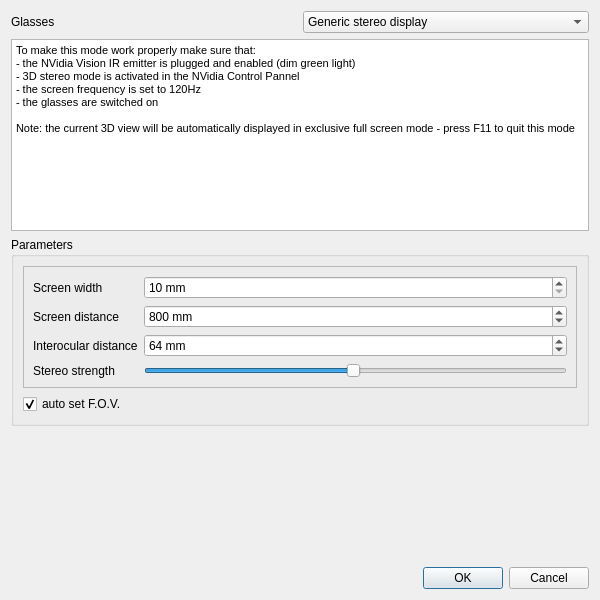
<?xml version="1.0" encoding="UTF-8"?>
<ui version="4.0">
 <class>StereoModeDialog</class>
 <widget class="QDialog" name="StereoModeDialog">
  <property name="geometry">
   <rect>
    <x>0</x>
    <y>0</y>
    <width>600</width>
    <height>600</height>
   </rect>
  </property>
  <property name="windowTitle">
   <string>Stereo mode</string>
  </property>
  <layout class="QVBoxLayout" name="verticalLayout_2">
   <item>
    <layout class="QHBoxLayout" name="horizontalLayout">
     <item>
      <widget class="QLabel" name="label">
       <property name="text">
        <string>Glasses</string>
       </property>
      </widget>
     </item>
     <item>
      <widget class="QComboBox" name="glassTypeComboBox">
       <property name="currentIndex">
        <number>6</number>
       </property>
       <item>
        <property name="text">
         <string>Red-Blue</string>
        </property>
        <property name="icon">
         <iconset resource="../../qCC/icones.qrc">
          <normaloff>:/CC/images/ccStereo.png</normaloff>:/CC/images/ccStereo.png</iconset>
        </property>
       </item>
       <item>
        <property name="text">
         <string>Blue-Red</string>
        </property>
        <property name="icon">
         <iconset resource="../../qCC/icones.qrc">
          <normaloff>:/CC/images/ccStereo.png</normaloff>:/CC/images/ccStereo.png</iconset>
        </property>
       </item>
       <item>
        <property name="text">
         <string>Red-Cyan</string>
        </property>
        <property name="icon">
         <iconset resource="../../qCC/icones.qrc">
          <normaloff>:/CC/images/ccStereo.png</normaloff>:/CC/images/ccStereo.png</iconset>
        </property>
       </item>
       <item>
        <property name="text">
         <string>Cyan-Red</string>
        </property>
        <property name="icon">
         <iconset resource="../../qCC/icones.qrc">
          <normaloff>:/CC/images/ccStereo.png</normaloff>:/CC/images/ccStereo.png</iconset>
        </property>
       </item>
       <item>
        <property name="text">
         <string>NVidia Vision</string>
        </property>
        <property name="icon">
         <iconset resource="../../qCC/icones.qrc">
          <normaloff>:/CC/images/nvidia.png</normaloff>:/CC/images/nvidia.png</iconset>
        </property>
       </item>
       <item>
        <property name="text">
         <string>Oculus</string>
        </property>
        <property name="icon">
         <iconset resource="../../qCC/icones.qrc">
          <normaloff>:/CC/images/oculus.png</normaloff>:/CC/images/oculus.png</iconset>
        </property>
       </item>
       <item>
        <property name="text">
         <string extracomment="Generic stereo display (e.g. PluraView)">Generic stereo display</string>
        </property>
        <property name="icon">
         <iconset resource="../../qCC/icones.qrc">
          <normaloff>:/CC/images/ccStereo.png</normaloff>:/CC/images/ccStereo.png</iconset>
        </property>
       </item>
      </widget>
     </item>
    </layout>
   </item>
   <item>
    <widget class="QTextEdit" name="warningTextEdit">
     <property name="html">
      <string>&lt;!DOCTYPE HTML PUBLIC &quot;-//W3C//DTD HTML 4.0//EN&quot; &quot;http://www.w3.org/TR/REC-html40/strict.dtd&quot;&gt;
&lt;html&gt;&lt;head&gt;&lt;meta name=&quot;qrichtext&quot; content=&quot;1&quot; /&gt;&lt;style type=&quot;text/css&quot;&gt;
p, li { white-space: pre-wrap; }
&lt;/style&gt;&lt;/head&gt;&lt;body style=&quot; font-family:'MS Shell Dlg 2'; font-size:8pt; font-weight:400; font-style:normal;&quot;&gt;
&lt;p style=&quot; margin-top:0px; margin-bottom:0px; margin-left:0px; margin-right:0px; -qt-block-indent:0; text-indent:0px;&quot;&gt;To make this mode work properly make sure that:&lt;/p&gt;
&lt;p style=&quot; margin-top:0px; margin-bottom:0px; margin-left:0px; margin-right:0px; -qt-block-indent:0; text-indent:0px;&quot;&gt;- the NVidia Vision IR emitter is plugged and enabled (dim green light)&lt;/p&gt;
&lt;p style=&quot; margin-top:0px; margin-bottom:0px; margin-left:0px; margin-right:0px; -qt-block-indent:0; text-indent:0px;&quot;&gt;- 3D stereo mode is activated in the NVidia Control Pannel&lt;/p&gt;
&lt;p style=&quot; margin-top:0px; margin-bottom:0px; margin-left:0px; margin-right:0px; -qt-block-indent:0; text-indent:0px;&quot;&gt;- the screen frequency is set to 120Hz&lt;/p&gt;
&lt;p style=&quot; margin-top:0px; margin-bottom:0px; margin-left:0px; margin-right:0px; -qt-block-indent:0; text-indent:0px;&quot;&gt;- the glasses are switched on&lt;/p&gt;
&lt;p style=&quot;-qt-paragraph-type:empty; margin-top:0px; margin-bottom:0px; margin-left:0px; margin-right:0px; -qt-block-indent:0; text-indent:0px;&quot;&gt;&lt;br /&gt;&lt;/p&gt;
&lt;p style=&quot; margin-top:0px; margin-bottom:0px; margin-left:0px; margin-right:0px; -qt-block-indent:0; text-indent:0px;&quot;&gt;Note: the current 3D view will be automatically displayed in exclusive full screen mode - press F11 to quit this mode&lt;/p&gt;&lt;/body&gt;&lt;/html&gt;</string>
     </property>
    </widget>
   </item>
   <item>
    <widget class="QGroupBox" name="paramsGroupBox">
     <property name="title">
      <string>Parameters</string>
     </property>
     <layout class="QVBoxLayout" name="verticalLayout">
      <item>
       <widget class="QFrame" name="frame">
        <property name="frameShape">
         <enum>QFrame::StyledPanel</enum>
        </property>
        <property name="frameShadow">
         <enum>QFrame::Raised</enum>
        </property>
        <layout class="QGridLayout" name="gridLayout">
         <item row="0" column="0">
          <widget class="QLabel" name="label_4">
           <property name="text">
            <string>Screen width</string>
           </property>
          </widget>
         </item>
         <item row="0" column="1">
          <widget class="QSpinBox" name="screenWidthSpinBox">
           <property name="suffix">
            <string> mm</string>
           </property>
           <property name="minimum">
            <number>10</number>
           </property>
           <property name="maximum">
            <number>100000</number>
           </property>
           <property name="singleStep">
            <number>10</number>
           </property>
          </widget>
         </item>
         <item row="1" column="0">
          <widget class="QLabel" name="label_5">
           <property name="text">
            <string>Screen distance</string>
           </property>
          </widget>
         </item>
         <item row="2" column="0">
          <widget class="QLabel" name="label_6">
           <property name="text">
            <string>Interocular distance</string>
           </property>
          </widget>
         </item>
         <item row="2" column="1">
          <widget class="QSpinBox" name="eyeDistanceSpinBox">
           <property name="suffix">
            <string> mm</string>
           </property>
           <property name="minimum">
            <number>1</number>
           </property>
           <property name="maximum">
            <number>1000</number>
           </property>
           <property name="value">
            <number>64</number>
           </property>
          </widget>
         </item>
         <item row="1" column="1">
          <widget class="QSpinBox" name="screenDiistanceSpinBox">
           <property name="suffix">
            <string> mm</string>
           </property>
           <property name="minimum">
            <number>10</number>
           </property>
           <property name="maximum">
            <number>1000000</number>
           </property>
           <property name="singleStep">
            <number>50</number>
           </property>
           <property name="value">
            <number>800</number>
           </property>
          </widget>
         </item>
         <item row="3" column="0">
          <widget class="QLabel" name="label_2">
           <property name="text">
            <string>Stereo strength</string>
           </property>
          </widget>
         </item>
         <item row="3" column="1">
          <widget class="QSlider" name="stereoStrengthHorizontalSlider">
           <property name="minimum">
            <number>1</number>
           </property>
           <property name="maximum">
            <number>100</number>
           </property>
           <property name="value">
            <number>50</number>
           </property>
           <property name="orientation">
            <enum>Qt::Horizontal</enum>
           </property>
          </widget>
         </item>
        </layout>
       </widget>
      </item>
      <item>
       <widget class="QCheckBox" name="autoFocalCheckBox">
        <property name="sizePolicy">
         <sizepolicy hsizetype="Maximum" vsizetype="Fixed">
          <horstretch>0</horstretch>
          <verstretch>0</verstretch>
         </sizepolicy>
        </property>
        <property name="text">
         <string>auto set F.O.V.</string>
        </property>
        <property name="checked">
         <bool>true</bool>
        </property>
       </widget>
      </item>
     </layout>
    </widget>
   </item>
   <item>
    <spacer name="verticalSpacer">
     <property name="orientation">
      <enum>Qt::Vertical</enum>
     </property>
     <property name="sizeHint" stdset="0">
      <size>
       <width>20</width>
       <height>20</height>
      </size>
     </property>
    </spacer>
   </item>
   <item>
    <widget class="QDialogButtonBox" name="buttonBox">
     <property name="orientation">
      <enum>Qt::Horizontal</enum>
     </property>
     <property name="standardButtons">
      <set>QDialogButtonBox::Cancel|QDialogButtonBox::Ok</set>
     </property>
    </widget>
   </item>
  </layout>
 </widget>
 <resources>
  <include location="../../qCC/icones.qrc"/>
 </resources>
 <connections>
  <connection>
   <sender>buttonBox</sender>
   <signal>accepted()</signal>
   <receiver>StereoModeDialog</receiver>
   <slot>accept()</slot>
   <hints>
    <hint type="sourcelabel">
     <x>248</x>
     <y>254</y>
    </hint>
    <hint type="destinationlabel">
     <x>157</x>
     <y>274</y>
    </hint>
   </hints>
  </connection>
  <connection>
   <sender>buttonBox</sender>
   <signal>rejected()</signal>
   <receiver>StereoModeDialog</receiver>
   <slot>reject()</slot>
   <hints>
    <hint type="sourcelabel">
     <x>316</x>
     <y>260</y>
    </hint>
    <hint type="destinationlabel">
     <x>286</x>
     <y>274</y>
    </hint>
   </hints>
  </connection>
 </connections>
</ui>
